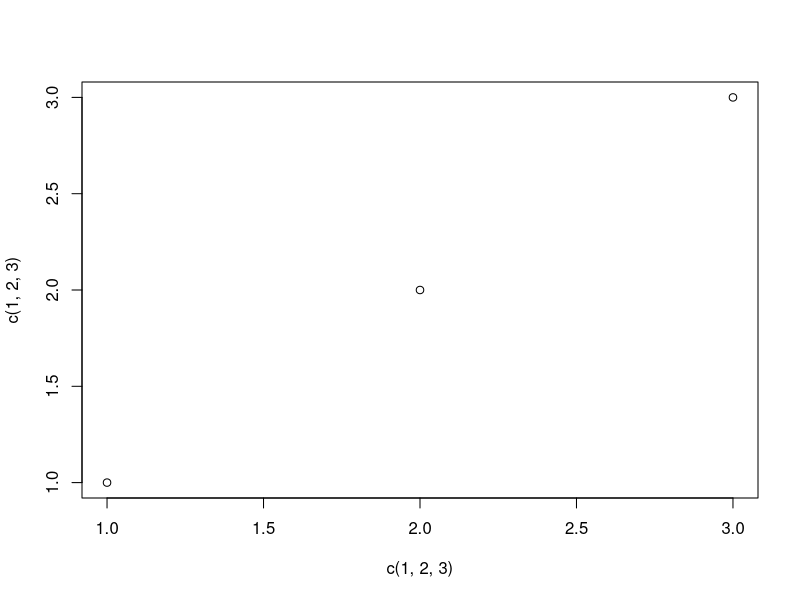
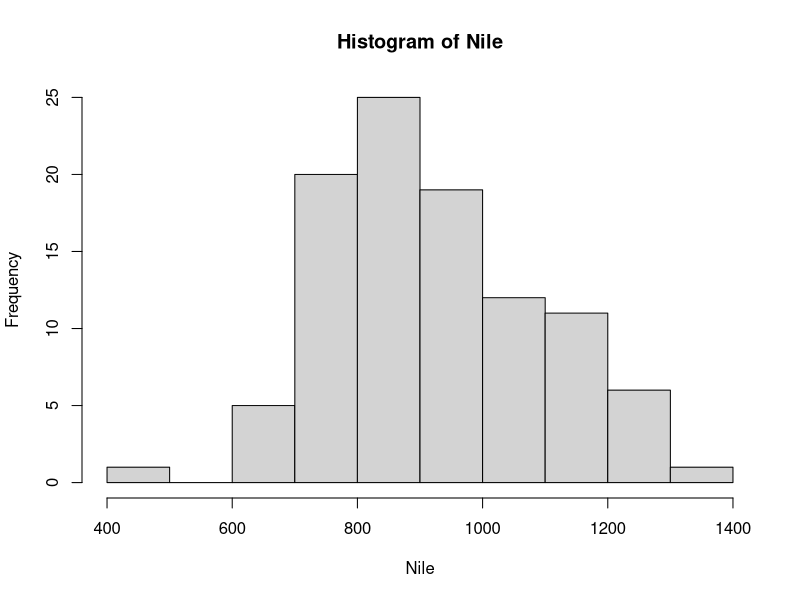
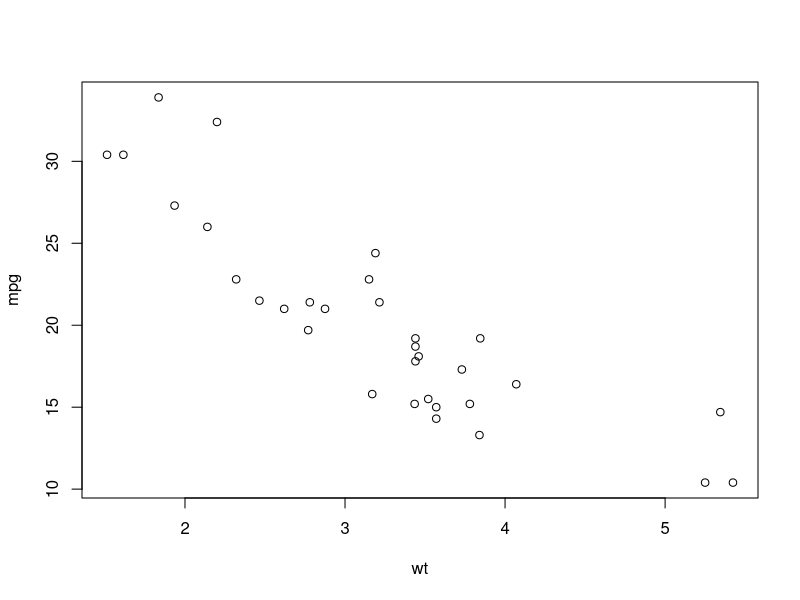
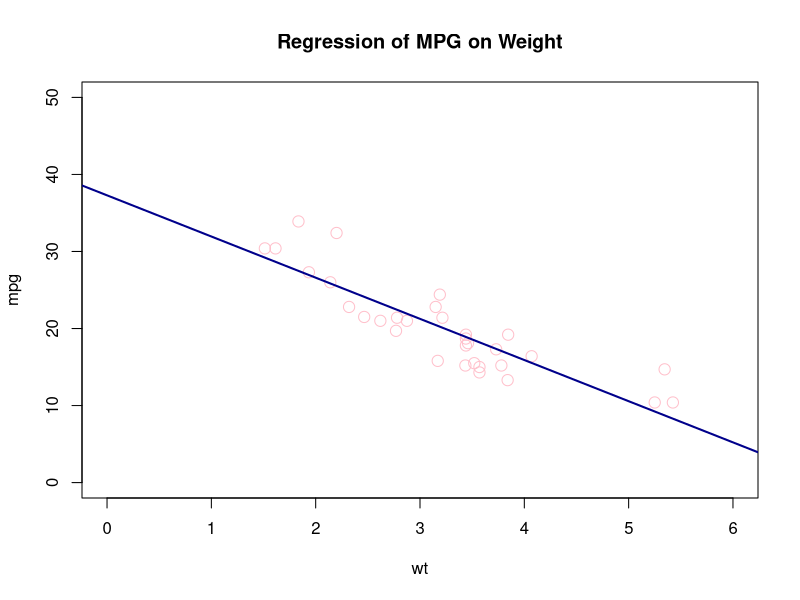
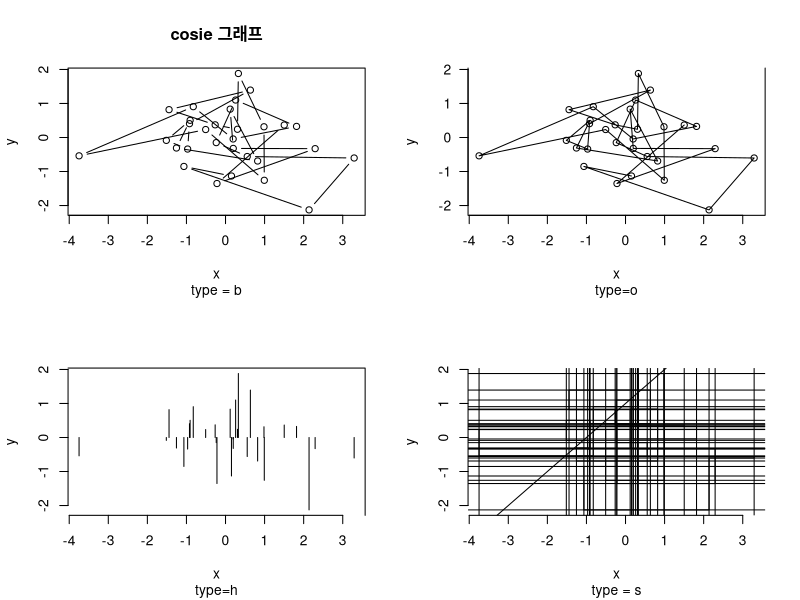

Write the R code that produced these figures, in order. (Note: this script raises an error after producing the figures.)
##################################################################
# plot.R
#
# 8/2/2017
##################################################################

rm(list=ls())

# demo(graphics); demo(persp)
plot(c(1,2,3),c(1,2,3))
Nile
mean(Nile)
sd(Nile)
hist(Nile)

##################################################################
# plot 함수
# plot(x, y, argument)
##################################################################

attach(mtcars)
plot(wt, mpg)
plot(wt, mpg, xlim=c(0,6),ylim=c(0,50),
     pch=21, cex=1.5, col="pink")
abline(lm(mpg ~ wt), col="darkblue",lty=1, lwd=2)              # 낮은 수준의 그래픽
title("Regression of MPG on Weight")

fit <- lm(mpg ~ wt, data=mtcars)
summary(fit)

fit$coef[1]

# detach(mtcars)

# plot() 함수의 옵션

# set.seed(100)
x <- rnorm(30)
y <- rnorm(30)
par(mfrow=c(2,2))
plot(x,y, type="b", main="cosie 그래프", sub = "type = b")
plot(x,y, type="o", las=1, bty="u", sub="type=o")
plot(x,y, type="h", bty="7", sub="type=h")
plot(x,y, type="s", bty="n", sub="type = s")

abline(a=1,b=1)    # 절편 = a, 기울기 = b인 직선 
abline(h=y)
abline(v=x)
abline(lm.obj)

# detach(mtcars)

data(cars)
attach(cars)
par(mfrow=c(2,2))
plot(speed, dist, pch=1); abline(v=15.4)
plot(speed, dist, pch=2); abline(h=43)
plot(speed, dist, pch=3); abline(-14, 3)
plot(speed, dist, pch=8); abline(v=15.4); abline(h=43)

# dot plot
dotchart(x, labels=)
# x는 숫자 vector, labels는 각 점의 레이블 
# group= option ; x를 그룹화할 factor 지정

dotchart(mtcars$mpg, labels= row.names(mtcars),
         cex=0.7,
         main="모델별 휘발유 마일리지",
         xlab="Gallon당 mile")

# barplot(height)   #height는 vector 또는 matrix
# Simple bar plot
counts <- table(mtcars$gear)
barplot(counts, main="Car Distribution", 
        xlab = "Number of Gears")

# Simple Horizontal Bar + label 추가
counts <- table(mtcars$gear)
barplot(counts, main="Car Distribution", horiz=TRUE, 
        names.arg = c("3 Gears", "4 Gears", "5 Gears"))

# Stacked Bar Plot
counts <- table(mtcars$vs, mtcars$gear)
barplot(counts, main="Gear와 VS에 따른 자동차 분포",
        xlab="Gear의 수",col=c("darkblue","red"), 
        legend=rownames(counts))

# Grouped Bar plot
counts <- table(mtcars$vs, mtcars$gear)
barplot(counts, main="Gears와 VS에 따른 자동차 분포",
        xlab="Gear의 수",col=c("darkblue","red"), 
        legend=rownames(counts), beside=TRUE)

# line()
x <- c(1:5)
y <- x
par(pch=22, col="red")
par(mfrow=c(2,4))
opts = c("p","l","o","b","c","s","S","h")
for(i in 1:length(opts)){
  heading = paste("type=", opts[i])
  plot(x,y, type="n", main=heading)
  lines(x,y, type=opts[i])
}

# Simple Pie Chart
slices <- c(10, 12, 4, 16, 8)
lbls <- c("US", "UK", "Australia", "Germany", "France")
pie(slices, labels=lbls, main="Pie Chart of Countries")

# Pie chart with %
pct <- round(slices/sum(slices)*100)
lbls <- paste(lbls, pct)
lbls <- past(lbls,"%", sep="")
pie(slices, labels=lbls, col=rainbow(length(lbls)),
    main="Pie Chart of Countries")

# Box plot
# boxplot(x, data= ); data.frame

attach(mtcars)
boxplot(mpg ~ cyl, data=mtcars,
        main="자동차 마일리지 데이터",
        xlab="Cylinder 수", ylab="Miles Per Gallon")
detach(mtcars)

# 산점도(scatterplot): x, y는 numeric factor이며 두 개의 길이가 맞아야 함
plot(wt, mpg, main="Scatterplot의 예",
     xlab="자동자 무게", ylab="MPG",
     pch=19)










